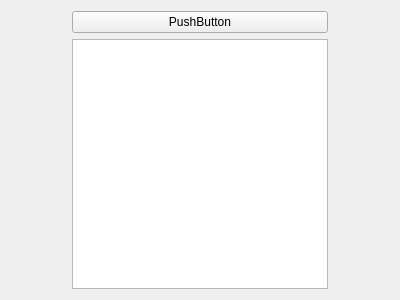
<?xml version="1.0" encoding="UTF-8"?>
<ui version="4.0">
 <class>Widget</class>
 <widget class="QWidget" name="Widget">
  <property name="geometry">
   <rect>
    <x>0</x>
    <y>0</y>
    <width>400</width>
    <height>300</height>
   </rect>
  </property>
  <property name="windowTitle">
   <string>Widget</string>
  </property>
  <layout class="QGridLayout" name="gridLayout">
   <item row="0" column="0">
    <spacer name="horizontalSpacer">
     <property name="orientation">
      <enum>Qt::Horizontal</enum>
     </property>
     <property name="sizeHint" stdset="0">
      <size>
       <width>43</width>
       <height>20</height>
      </size>
     </property>
    </spacer>
   </item>
   <item row="0" column="1">
    <widget class="QPushButton" name="pushButton">
     <property name="text">
      <string>PushButton</string>
     </property>
    </widget>
   </item>
   <item row="0" column="2">
    <spacer name="horizontalSpacer_2">
     <property name="orientation">
      <enum>Qt::Horizontal</enum>
     </property>
     <property name="sizeHint" stdset="0">
      <size>
       <width>43</width>
       <height>20</height>
      </size>
     </property>
    </spacer>
   </item>
   <item row="1" column="1">
    <widget class="QTextEdit" name="textEdit"/>
   </item>
  </layout>
 </widget>
 <layoutdefault spacing="6" margin="11"/>
 <resources/>
 <connections/>
</ui>
